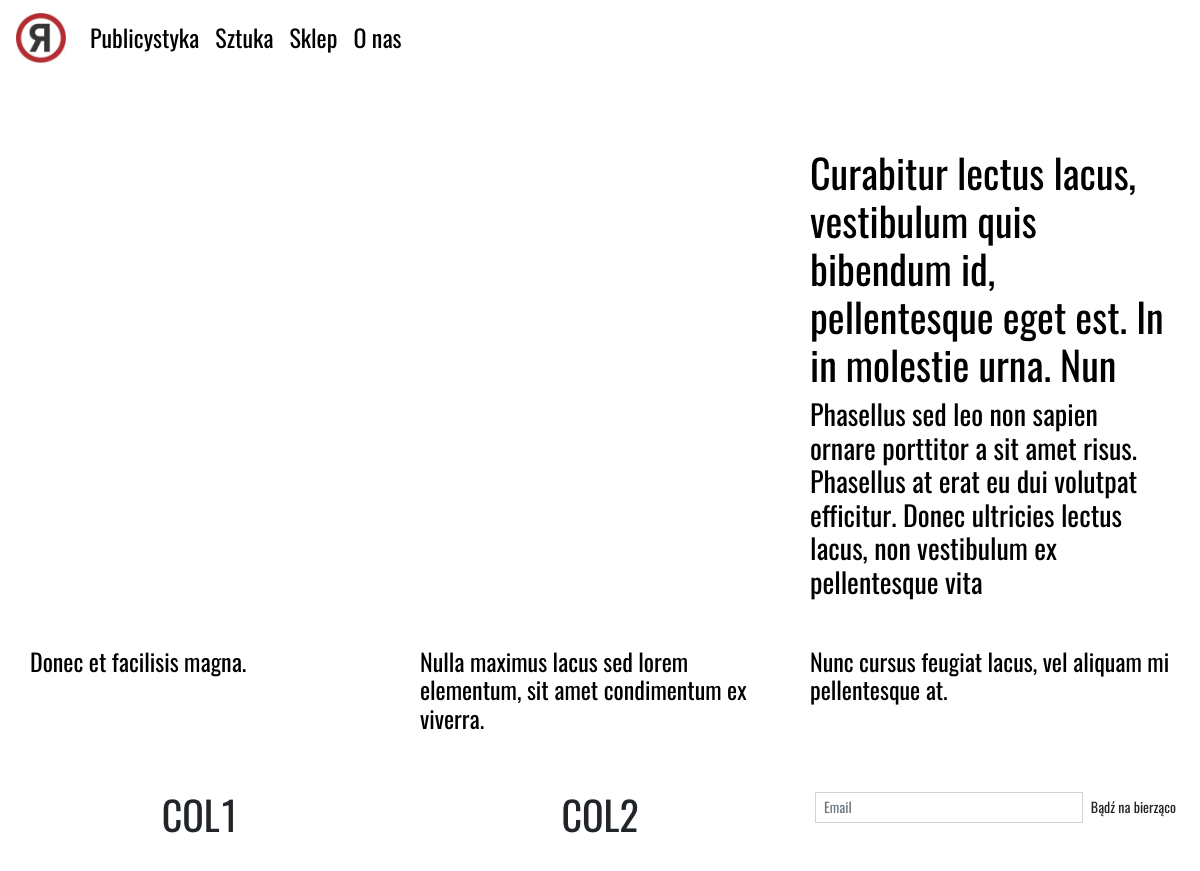
/?page=3, run on the app's committed database.
### website/models.py (models this page shows, shortened)
class Post(models.Model):
    STATUS_CHOICE = (
        ('draft','Wstrzymaj'),
        ('published', 'Opublikuj')
    )
    title = models.TextField(null=False, verbose_name="Tytuł")
    subtitle = models.TextField(null=True, blank=True, verbose_name="Podtytuł(Opcjonalnie)")
    text = models.TextField(verbose_name="Treść Posta")
    image = models.ImageField(upload_to ='uploads/articles/thumbnails', null=False, verbose_name="Zdjęcie")
    post_thumbnail = ImageRatioField('image', '900x450', size_warning=True, verbose_name="Miniaturka 800x300")
    tags = TaggableManager(verbose_name="tagi")
    status = models.CharField(max_length=100, choices=STATUS_CHOICE, verbose_name="Status publikacji", default="draft")
    slug = models.SlugField(max_length=250, unique=True, null=False)
    hits = models.IntegerField(default=0, editable=False, verbose_name="Wyświetlenia")
    created_at = models.DateTimeField(auto_now_add=True, verbose_name="Data utworzenia")
    updated_at = models.DateTimeField(auto_now=True, verbose_name="Data aktualizacji")
    class Meta:
        ordering = ['-created_at', 'updated_at']
        verbose_name = "Post"
        verbose_name_plural = "Posty"
    def get_absolute_url(self):
        return reverse('website:post_detail', args=[self.slug])

### website/views.py (the view)
# urls.py: path('', views.index, name='index'),
def index(request):
    all_posts = Post.objects.filter(status="published").order_by('-created_at')
    main_post = all_posts[0]
    featured_posts = all_posts[1:4]
    post_list = all_posts
    page = request.GET.get('page', 1)
    paginator = Paginator(post_list, 2)
    try:
        posts = paginator.page(page)
    except PageNotAnInteger:
        posts = paginator.page(1)
    except EmptyPage:
        posts = paginator.page(paginator.num_pages)
    context = {
        'main_post': main_post,
        'featured_posts': featured_posts,
        'posts': posts
    }
    return render(request, 'website/index.html', context)

### website/templates/website/index.html (shortened to what this page needs)
{% extends 'base.html' %}
{% load static %}
{% load thumbnail %}
{% block css_files %}
    <link rel="stylesheet" href="{% static 'css/index_styles.css' %}?version=2">
{% endblock %}
{% block content %}
    <div class="container-fluid" id="mainPost">
        <a href="{{ main_post.get_absolute_url }}">
            <div class="row align-items-center">
                    <div class="col-md-4">
                        <div>
                            <h1 class="post-title-1">{{ main_post.title }}</h1>
                            <h3 class="post-subtitle">{{ main_post.subtitle }}</h3>
                        </div>
                    </div>
            </div>
        </a>
    </div>
    <div class="container-fluid" id="featuredPosts" style="padding-top: 40px;">
        <div class="row">
            {% for post in featured_posts %}
            <div class="col-md-4">
                <a href="{{ post.get_absolute_url }}">
                    <h1 class="post-title-2">{{post.title}}</h1>
                </a>
            </div>
            {% endfor %}
        </div>
    </div>
{% endblock %}

### static/css/main_styles.css (style rules this page uses)
* { font-family: Oswald; }
a { color: black !important; text-decoration: none; }
html { position: relative; min-height: 100%; width: 100%; }
body { margin-bottom: 100px; }

### static/css/index_styles.css (style rules this page uses)
.post-title-2 { font-size: 1.5rem; }

### data on the page
Post: title "Curabitur lectus lacus, vestibulum quis bibendum id, pellentesque eget est. In in molestie urna. Nun", subtitle "Phasellus sed leo non sapien ornare porttitor a sit amet risus. Phasellus at erat eu dui volutpat efficitur. Donec ultricies lectus lacus, non vestibulum ex pellentesque vita"
Post: title "Donec et facilisis magna."
Post: title "Nulla maximus lacus sed lorem elementum, sit amet condimentum ex viverra."
Post: title "Nunc cursus feugiat lacus, vel aliquam mi pellentesque at."
